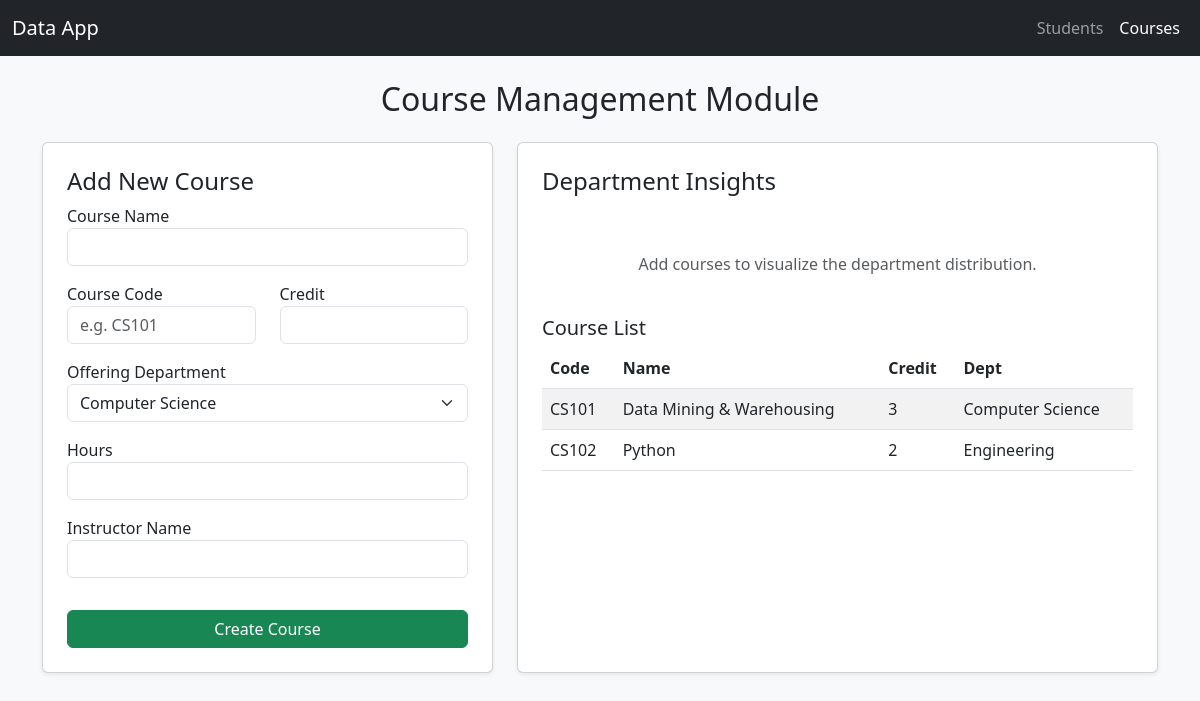
Screenshot of /courses with the database file from the repository.
### app.py (models this page shows)
class Course(db.Model):
    id = db.Column(db.Integer, primary_key=True)
    name = db.Column(db.String(100), nullable=False)
    course_code = db.Column(db.String(20), unique=True, nullable=False)
    credit = db.Column(db.Integer, nullable=False)
    offering_dept = db.Column(db.String(50), nullable=False)
    hours = db.Column(db.Integer, nullable=False)
    instructor_name = db.Column(db.String(100), nullable=False)

### app.py (the view, shortened to what this page needs)
@app.route('/courses', methods=['GET', 'POST'])
def courses():
    courses_list = Course.query.all()
    return render_template('courses.html', courses=courses_list)

### templates/courses.html (shortened to what this page needs)
<!DOCTYPE html>
<html lang="en">
<head>
    <link href="https://cdn.jsdelivr.net/npm/bootstrap@5.3.0/dist/css/bootstrap.min.css" rel="stylesheet">
</head>
<body class="bg-light">
<nav class="navbar navbar-expand-lg navbar-dark bg-dark mb-4">
  <div class="container-fluid">
    <a class="navbar-brand" href="#">Data App</a>
    <div class="navbar-nav">
      <a class="nav-link" href="{{ url_for('index') }}">Students</a>
      <a class="nav-link active" href="{{ url_for('courses') }}">Courses</a>
    </div>
  </div>
</nav>
<div class="container">
    <h2 class="text-center mb-4">Course Management Module</h2>
    <div class="row">
        <div class="col-md-5">
            <div class="card p-4 shadow-sm">
                <h4>Add New Course</h4>
                <form method="POST" action="/courses">
                    <div class="mb-3">
                        <label>Course Name</label>
                        <input type="text" name="name" class="form-control" required>
                    </div>
                    <div class="row">
                        <div class="col">
                            <label>Course Code</label>
                            <input type="text" name="course_code" class="form-control" placeholder="e.g. CS101" required>
                        </div>
                        <div class="col">
                            <label>Credit</label>
                            <input type="number" name="credit" class="form-control" required>
                        </div>
                    </div>
                    <div class="mb-3 mt-3">
                        <label>Offering Department</label>
                        <select name="offering_dept" class="form-select" required>
                            <option value="Computer Science">Computer Science</option>
                        </select>
                    </div>
                    <div class="row">
                        <div class="col">
                            <label>Hours</label>
                            <input type="number" name="hours" class="form-control" required>
                        </div>
                    </div>
                    <div class="mb-3 mt-3">
                        <label>Instructor Name</label>
                        <input type="text" name="instructor_name" class="form-control" required>
                    </div>
                    <button type="submit" class="btn btn-success w-100 mt-3">Create Course</button>
                </form>
            </div>
        </div>
        <div class="col-md-7">
            <div class="card p-4 shadow-sm h-100">
                <h4>Department Insights</h4>
                {% if graphJSON %}
                    <div id="chart"></div>
                    <script type="text/javascript">
                        var graphs = {{ graphJSON | safe }};
                        Plotly.newPlot('chart', graphs, {});
                    </script>
                {% else %}
                    <p class="text-muted mt-5 text-center">Add courses to visualize the department distribution.</p>
                {% endif %}
                <h5 class="mt-4">Course List</h5>
                <table class="table table-striped">
                    <thead>
                        <tr>
                            <th>Code</th>
                            <th>Name</th>
                            <th>Credit</th>
                            <th>Dept</th>
                        </tr>
                    </thead>
                    <tbody>
                        {% for c in courses %}
                        <tr>
                            <td>{{ c.course_code }}</td>
                            <td>{{ c.name }}</td>
                            <td>{{ c.credit }}</td>
                            <td>{{ c.offering_dept }}</td>
                        </tr>
                        {% endfor %}
                    </tbody>
                </table>
            </div>
        </div>
    </div>
</div>
</body>
</html>

### rows the page displays
Course: course_code "CS101", name "Data Mining & Warehousing", credit "3", offering_dept "Computer Science"
Course: course_code "CS102", name "Python", credit "2", offering_dept "Engineering"
